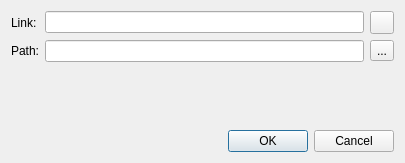
<?xml version="1.0" encoding="UTF-8"?>
<ui version="4.0">
 <class>AddDownloadDialog</class>
 <widget class="QDialog" name="AddDownloadDialog">
  <property name="geometry">
   <rect>
    <x>0</x>
    <y>0</y>
    <width>405</width>
    <height>163</height>
   </rect>
  </property>
  <property name="windowTitle">
   <string>Add Download</string>
  </property>
  <layout class="QFormLayout" name="formLayout">
   <item row="0" column="0">
    <widget class="QLabel" name="label">
     <property name="text">
      <string>Link:</string>
     </property>
    </widget>
   </item>
   <item row="0" column="1">
    <layout class="QHBoxLayout" name="horizontalLayout_2">
     <item>
      <widget class="QLineEdit" name="downloadUrl"/>
     </item>
     <item>
      <widget class="QToolButton" name="pasteButton">
       <property name="icon">
        <iconset theme="edit-paste">
         <normaloff>.</normaloff>.</iconset>
       </property>
      </widget>
     </item>
    </layout>
   </item>
   <item row="1" column="0">
    <widget class="QLabel" name="label_2">
     <property name="text">
      <string>Path:</string>
     </property>
    </widget>
   </item>
   <item row="1" column="1">
    <layout class="QHBoxLayout" name="horizontalLayout">
     <item>
      <widget class="QLineEdit" name="downloadPath"/>
     </item>
     <item>
      <widget class="QToolButton" name="selectDownloadPathButton">
       <property name="text">
        <string>...</string>
       </property>
      </widget>
     </item>
    </layout>
   </item>
   <item row="3" column="0" colspan="2">
    <widget class="QDialogButtonBox" name="buttonBox">
     <property name="orientation">
      <enum>Qt::Horizontal</enum>
     </property>
     <property name="standardButtons">
      <set>QDialogButtonBox::Cancel|QDialogButtonBox::Ok</set>
     </property>
    </widget>
   </item>
   <item row="2" column="0" colspan="2">
    <spacer name="verticalSpacer">
     <property name="orientation">
      <enum>Qt::Vertical</enum>
     </property>
     <property name="sizeHint" stdset="0">
      <size>
       <width>20</width>
       <height>40</height>
      </size>
     </property>
    </spacer>
   </item>
  </layout>
 </widget>
 <resources/>
 <connections>
  <connection>
   <sender>buttonBox</sender>
   <signal>accepted()</signal>
   <receiver>AddDownloadDialog</receiver>
   <slot>accept()</slot>
   <hints>
    <hint type="sourcelabel">
     <x>248</x>
     <y>254</y>
    </hint>
    <hint type="destinationlabel">
     <x>157</x>
     <y>274</y>
    </hint>
   </hints>
  </connection>
  <connection>
   <sender>buttonBox</sender>
   <signal>rejected()</signal>
   <receiver>AddDownloadDialog</receiver>
   <slot>reject()</slot>
   <hints>
    <hint type="sourcelabel">
     <x>316</x>
     <y>260</y>
    </hint>
    <hint type="destinationlabel">
     <x>286</x>
     <y>274</y>
    </hint>
   </hints>
  </connection>
 </connections>
</ui>
